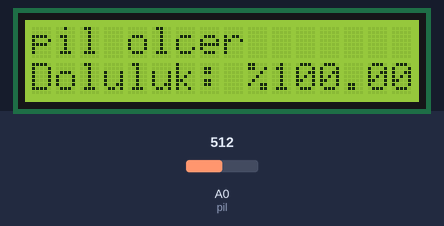
Simulated run of this sketch. Board: Arduino Uno, built with avr-gcc and run on an emulated ATmega328P. On the bench: 16×2 character LCD. The inputs (shaded band) are chosen by the test bench; at power-on: A0 (pil) = 512. What the sketch prints to the serial monitor is not drawn.

Above: at 1.2 s.
1.3 s: A0 (pil) set to 328
At 2.0 s:
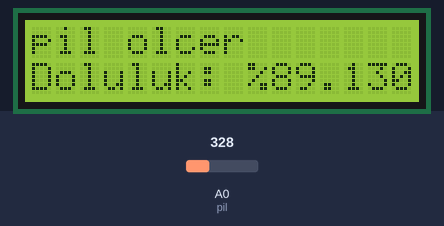
3.0 s: A0 (pil) set to 306
At 3.5 s:
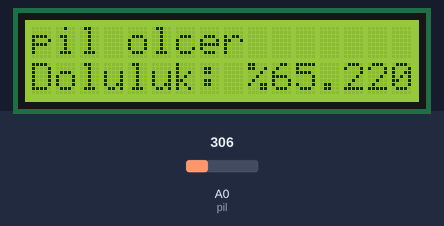
4.5 s: A0 (pil) set to 236
At 5.0 s:
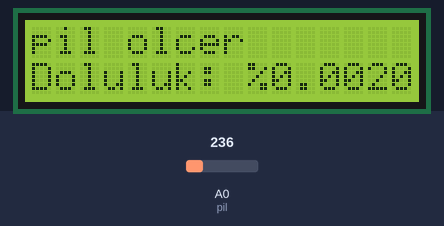
Timing chart, 0 to 7.5 s (numbered marks = the images above; inputs shaded):
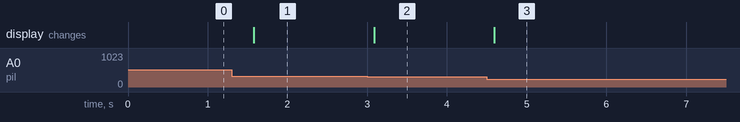

The sketch:

kumandayla_ledleri_yak_p_s_nd_rme.ino
```cpp
#include <LiquidCrystal.h>

LiquidCrystal lcd(12,11,5,4,3,2);

#define pil A0

// 338 max - 1.65 V
// 246 min - 1.2 V

int min_deger = 246;
float yuzde = 0;
float deger = 0;

int gerilim = 0;

void setup() {

  Serial.begin(9600);
  lcd.begin(16,2);
  lcd.clear();
  lcd.setCursor(0,0);
  lcd.print("pil olcer");

}

void loop() {

   gerilim = analogRead(pil);

  if(gerilim >= 338)
    gerilim = 338;

  if(gerilim <= 246)
    gerilim = 246;

   yuzde = gerilim - min_deger;
   deger = (100.00/92.00) * yuzde;

   lcd.setCursor(0,1);
   lcd.print("Doluluk: %");
   lcd.print(deger);
   Serial.println(deger);

   delay(500);

}
```

Measured:
- after the input at 1.3 s, the display: changes after 0.28 s (image 1)
- after the input at 3.0 s, the display: changes after 0.09 s (image 2)
- after the input at 4.5 s, the display: changes after 0.10 s (image 3)
